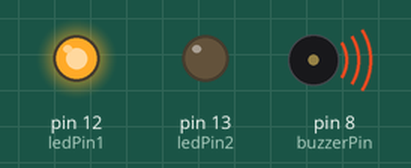
Bench run of a sketch on a simulated Arduino Uno, built with avr-gcc and run on an emulated ATmega328P. Parts: output pins drawn as LEDs (lit = HIGH), buzzer (waves = sounding).

Above: at 1.32 s.
At 11.1 s:
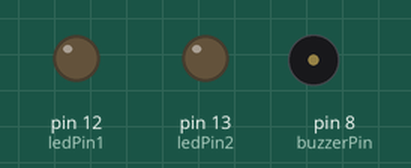
At 24.3 s:
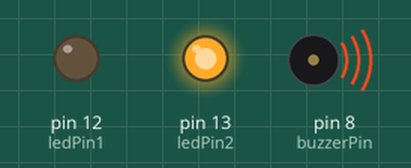
Timing chart, 0 to 32.2 s (numbered marks = the images above):
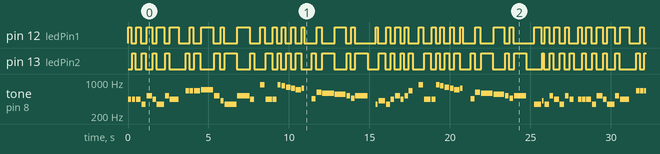

Measured:
- by itself, pin 12 (ledPin1), pin 13 (ledPin2): moves between LOW and HIGH, repeating every 28.0 s
- by itself, tone on pin 8 (buzzerPin): plays 440 Hz for 0.20 s, 440 Hz for 0.20 s, 440 Hz for 0.30 s, 349 Hz for 0.25 s, 523 Hz for 0.35 s, 440 Hz for 0.20 s … (307 notes in this stretch)

The sketch:

Codigo1.ino
```cpp
// Codigo Ejemplo
const int c = 261;
const int d = 294;
const int e = 329;
const int f = 349;
const int g = 391;
const int gS = 415;
const int a = 440;
const int aS = 455;
const int b = 466;
const int cH = 523;
const int cSH = 554;
const int dH = 587;
const int dSH = 622;
const int eH = 659;
const int fH = 698;
const int fSH = 740;
const int gH = 784;
const int gSH = 830;
const int aH = 880;
const int buzzerPin = 8;
const int ledPin1 = 12;
const int ledPin2 = 13;
int counter = 0;
void setup()
{
//Setup pin modes
pinMode(buzzerPin, OUTPUT);
pinMode(ledPin1, OUTPUT);
pinMode(ledPin2, OUTPUT);
}

void loop()
{
//Play first section
firstSection();
//Play second section
secondSection();
//Variant 1
beep(f, 150);
beep(gS, 400);
beep(f, 250);
beep(a, 225);
beep(cH, 300);
beep(a, 175);
beep(cH, 225);
beep(eH, 250);
delay(300);
//Repeat second section
secondSection();
//Variant 2
beep(f, 450);
beep(gS, 100);
beep(f, 275);
beep(cH, 225);
beep(a, 300);
beep(f, 275);
beep(cH, 225);
beep(a, 250);
delay(250);
}

void beep(int note, int duration)
{
//Play tone on buzzerPin
tone(buzzerPin, note, duration);
//Play different LED depending on value of 'counter'
if(counter % 2 == 0)
{
digitalWrite(ledPin1, HIGH);
delay(duration);
digitalWrite(ledPin1, LOW);
} else {
digitalWrite(ledPin2, HIGH);
delay(duration);
digitalWrite(ledPin2, LOW);
}
//Stop tone on buzzerPin
noTone(buzzerPin);
delay(50);
//Increment counter
counter++;
}
void firstSection()
{
beep(a, 200);
beep(a, 200);
beep(a, 300);
beep(f, 250);
beep(cH, 350);
beep(a, 200);
beep(f, 450);
beep(cH, 250);
beep(a, 550);
delay(400);
beep(eH, 200);
beep(eH, 200);
beep(eH, 400);
beep(fH, 750);
beep(cH, 350);
beep(gS, 200);
beep(f, 750);
beep(cH, 750);
beep(a, 250);
delay(300);
}

void secondSection()
{
beep(aH, 300);
beep(a, 400);
beep(a, 250);
beep(aH, 200);
beep(gSH, 225);
beep(gH, 275);
beep(fSH, 225);
beep(fH, 325);
beep(fSH, 150);
delay(425);
beep(aS, 250);
beep(dSH, 300);
beep(dH, 725);
beep(cSH, 675);
beep(cH, 225);
beep(b, 225);
beep(cH, 750);
delay(450);
}
```
